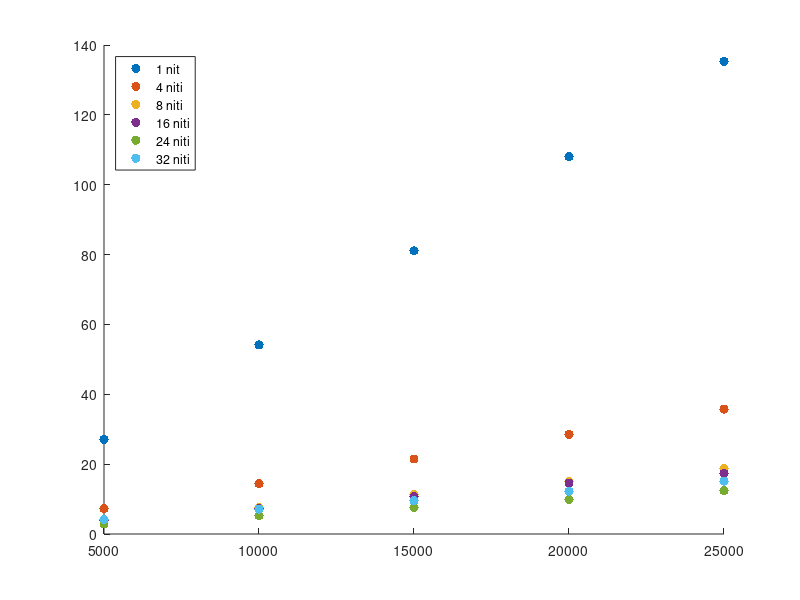

This chart was generated by the following MATLAB code: (Note: this script raises an error after producing the figure.)
clear; clc;

% podatki - spreminanje velikosti ucne mnozice
% benchIter= [
%     10.811  21.639  32.447  43.243  54.265
%     2.882   5.776   8.639   11.496  14.368
%     1.518   3.036   4.537   6.065   7.571 
%     1.490   2.970   4.477   6.028   7.574 
%     1.039   2.095   3.098   4.147   5.160 
%     1.431   2.875   4.277   5.734   7.145 
% ];

benchDataset = [
    27.143  54.143  81.064  107.983 135.349
    7.240   14.399  21.476  28.532  35.754 
    3.849   7.567   11.288  14.995  18.690 
    3.872   7.319   10.748  14.575  17.373 
    2.836   5.212   7.576   9.905   12.387 
    4.161   7.127   9.503   12.268  15.144 
];

N = [5000, 10000, 15000, 20000, 25000]'; % velikosti problema
T = [4, 8, 16, 24, 32]'; % stevilo niti

figure(1); clf;
hold on;
plot(N, benchDataset(1,:), '.', 'markersize', 20);
plot(N, benchDataset(2,:), '.', 'markersize', 20);
plot(N, benchDataset(3,:), '.', 'markersize', 20);
plot(N, benchDataset(4,:), '.', 'markersize', 20);
plot(N, benchDataset(5,:), '.', 'markersize', 20);
plot(N, benchDataset(6,:), '.', 'markersize', 20);
legend('1 nit', '4 niti', '8 niti', '16 niti', '24 niti', '32 niti', 'Location','northwest');
ax = gca;
ax.ColorOrderIndex = 1;
plot(N, benchDataset(1,:), '--', 'LineWidth', 1.5);
plot(N, benchDataset(2,:), '--', 'LineWidth', 1.5);
plot(N, benchDataset(3,:), '--', 'LineWidth', 1.5);
plot(N, benchDataset(4,:), '--', 'LineWidth', 1.5);
plot(N, benchDataset(5,:), '--', 'LineWidth', 1.5);
plot(N, benchDataset(6,:), '--', 'LineWidth', 1.5);
hold off;
grid on;
title('Časovne meritve');
xlabel('Velikost učne množice [N]');
ylabel('Čas [s]');

% pohitritev v odvisnosti od stevila niti
S = benchDataset(2:end,:);
S(1,:) = benchDataset(1,:) ./ S(1,:);
S(2,:) = benchDataset(1,:) ./ S(2,:);
S(3,:) = benchDataset(1,:) ./ S(3,:);
S(4,:) = benchDataset(1,:) ./ S(4,:);
S(5,:) = benchDataset(1,:) ./ S(5,:);

figure(2); clf;
hold on;
plot(T, S(:,1), '.', 'markersize', 20);
plot(T, S(:,2), '.', 'markersize', 20);
plot(T, S(:,3), '.', 'markersize', 20);
plot(T, S(:,4), '.', 'markersize', 20);
plot(T, S(:,5), '.', 'markersize', 20);
legend('N = 5000', 'N = 10000', 'N = 15000', 'N = 20000', 'N = 25000', 'Location','northwest');
ax = gca;
ax.ColorOrderIndex = 1;
plot(T, S(:,1), '--', 'LineWidth', 1.5);
plot(T, S(:,2), '--', 'LineWidth', 1.5);
plot(T, S(:,3), '--', 'LineWidth', 1.5);
plot(T, S(:,4), '--', 'LineWidth', 1.5);
plot(T, S(:,5), '--', 'LineWidth', 1.5);
hold off;
grid on;
title('Pohitritev');
xlabel('Število niti [T]');
ylabel('Pohitritev');

% ucinkovitost v odvisnosti od stevila niti
E = S;
E(1,:) = E(1,:) ./ T(1);
E(2,:) = E(2,:) ./ T(2);
E(3,:) = E(3,:) ./ T(3);
E(4,:) = E(4,:) ./ T(4);
E(5,:) = E(5,:) ./ T(5);

figure(3); clf;
hold on;
plot(T, E(:,1), '.', 'markersize', 20);
plot(T, E(:,2), '.', 'markersize', 20);
plot(T, E(:,3), '.', 'markersize', 20);
plot(T, E(:,4), '.', 'markersize', 20);
plot(T, E(:,5), '.', 'markersize', 20);
legend('N = 5000', 'N = 10000', 'N = 15000', 'N = 20000', 'N = 25000', 'Location','northeast');
ax = gca;
ax.ColorOrderIndex = 1;
plot(T, E(:,1), '--', 'LineWidth', 1.5);
plot(T, E(:,2), '--', 'LineWidth', 1.5);
plot(T, E(:,3), '--', 'LineWidth', 1.5);
plot(T, E(:,4), '--', 'LineWidth', 1.5);
plot(T, E(:,5), '--', 'LineWidth', 1.5);
hold off;
grid on;
title('Učinkovitost');
xlabel('Število niti [T]');
ylabel('Učinkovitost');
